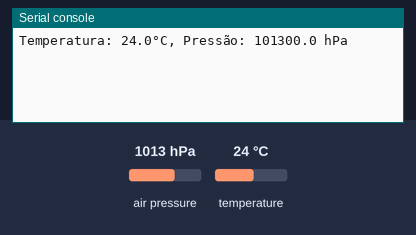
A program run on a simulated ESP32 board running MicroPython. On the bench: the last lines printed to the serial console. The test bench sets the inputs (shaded band); at power-on: air pressure 1013 hPa, temperature 24 °C.

Above: at 1.2 s.
1.3 s: air pressure set to 952 hPa
At 3.4 s:
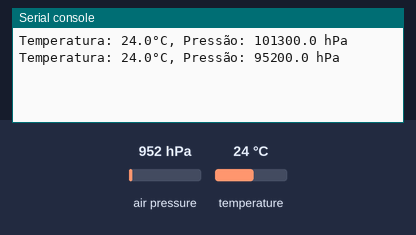
4.0 s: temperature set to 12 °C
At 5.0 s:
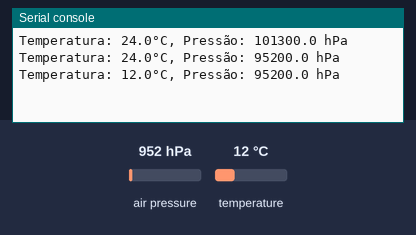
6.7 s: air pressure set to 975 hPa
At 9.4 s:
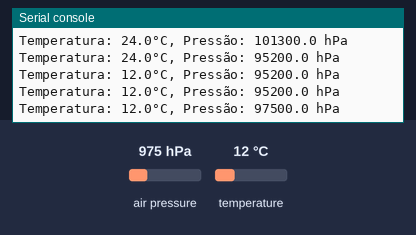
Timing chart, 0 to 10.9 s (numbered marks = the images above; inputs shaded):
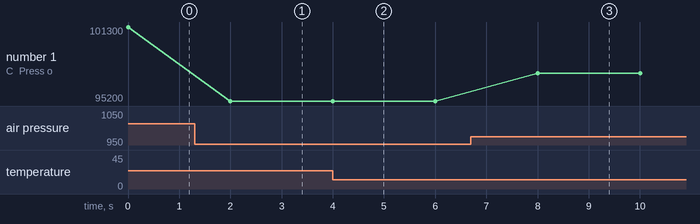

The program:

28._Leitura_de_um_sensor_de_press_o_BMP280.py
```python
import machine
import bmp280
import time

i2c = machine.I2C(0, scl=machine.Pin(22), sda=machine.Pin(21)
                  )  # GPIO 22 (SCL), GPIO 21 (SDA)
sensor = bmp280.BMP280(i2c)

while True:
    temperature = sensor.temperature
    pressure = sensor.pressure
    print('Temperatura: {}°C, Pressão: {} hPa'.format(temperature, pressure))
    time.sleep(2)
```

Measured:
- after the input at 1.3 s, the serial console: prints a new line after 0.70 s (image 1)
- after the input at 4.0 s, the serial console: prints a new line at once (image 2)
- after the input at 6.7 s, the serial console: prints a new line after 1.3 s (image 3)
- plotted number 1: 101300 → 95200 after the input at 1.3 s, 95200 → 97500 after the input at 6.7 s
